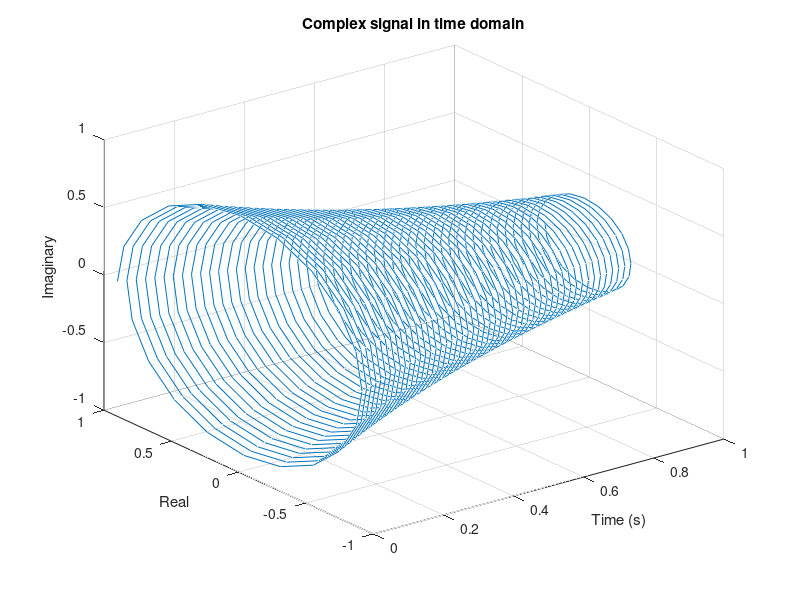
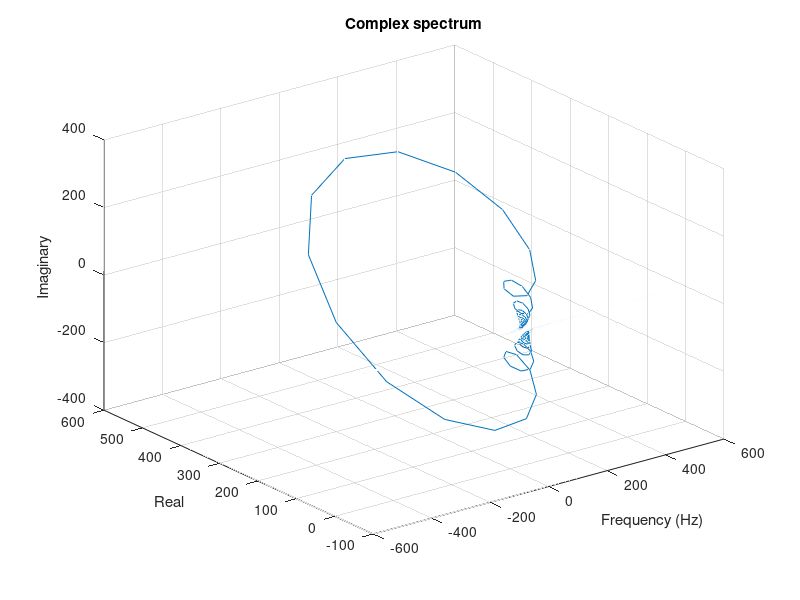
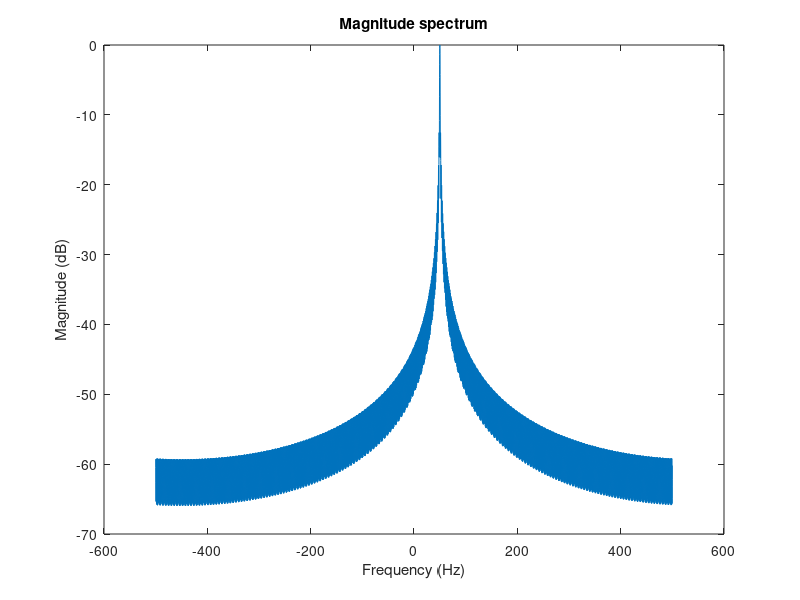

MATLAB code for these plots, in order:
%%%%%%%%%%%%%%%%%%%%%%%%%%
% Prepared by Iran Roman %
%       Music 320A       %
%%%%%%%%%%%%%%%%%%%%%%%%%%
%
% A visualization of a complex signal and its spectrum

clear all;close all;clc

fs = 1000;
T = 1/fs;
dur = 1;
time = 0:T:dur;
N = length(time);

% signal parameters
A = 0.9;
tau = 1;
f = 50;
x = A*exp((-1/tau)*time).*exp(1i*2*pi*f*time);

plot3(time,real(x),imag(x))
grid on
xlabel('Time (s)')
ylabel('Real')
zlabel('Imaginary')
title('Complex signal in time domain')

% spectrum and visualizations
NFFT = 2^nextpow2(N*5);
X = fft(x,NFFT);
freqs = linspace(-fs/2,fs/2,NFFT+1);
freqs = freqs(1:end-1);

figure(2)
plot3(freqs,real(fftshift(X)),imag(fftshift(X)))
grid on
xlabel('Frequency (Hz)')
ylabel('Real')
zlabel('Imaginary')
title('Complex spectrum')

figure(3)
plot(freqs,20*log10(abs(fftshift(X))/max(abs(X))))
xlabel('Frequency (Hz)')
ylabel('Magnitude (dB)')
title('Magnitude spectrum')